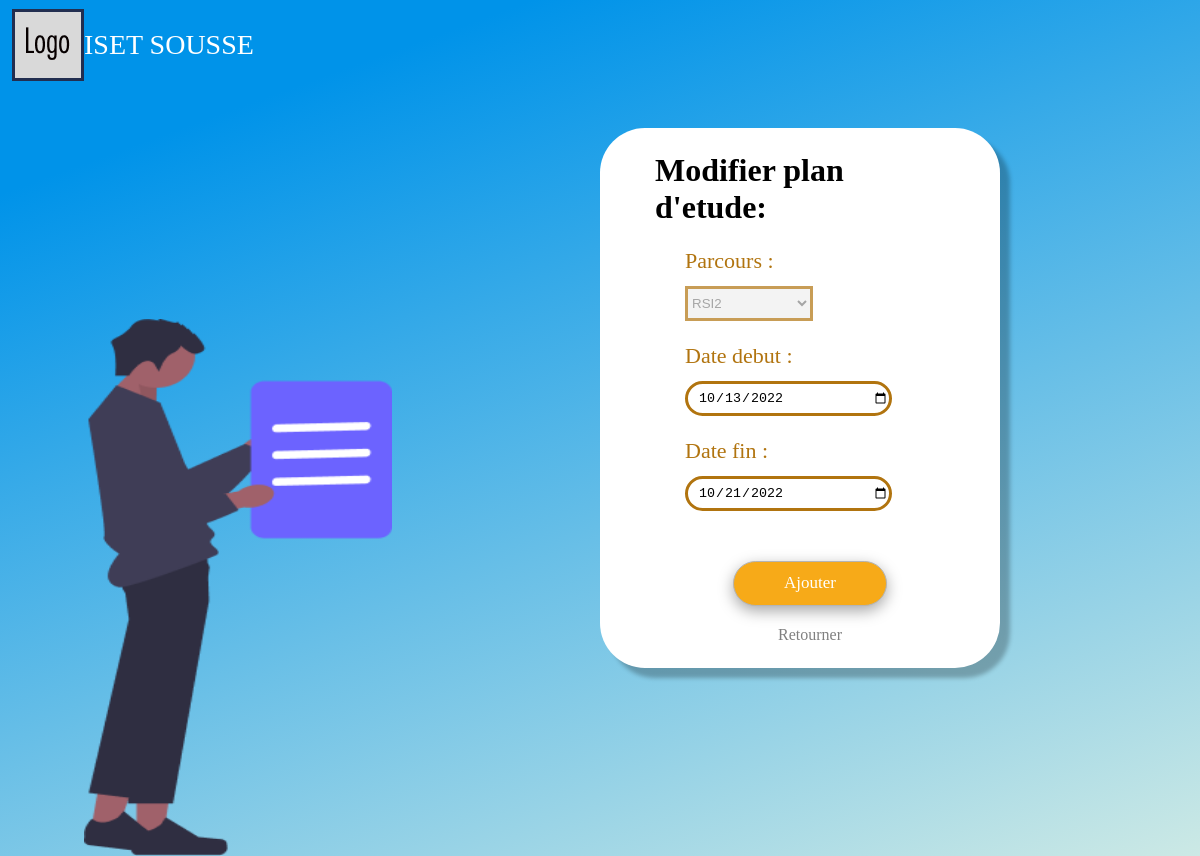
The app's page /Pages/Gestion/PlanEtude/modifier.php?id=2 (signed in) with its own data.
### tables this page shows
CREATE TABLE `planetude` (
  `id` int(11) NOT NULL,
  `parcoursID` int(11) DEFAULT NULL,
  `dateDebut` date NOT NULL DEFAULT current_timestamp(),
  `dateFin` date NOT NULL
);

CREATE TABLE `parcours` (
  `id` int(11) NOT NULL,
  `nom` varchar(20) NOT NULL,
  `filiere` varchar(100) NOT NULL,
  `departmentID` int(11) NOT NULL
);

### Classes/Database/mySQL.php (called while the page is built, shortened)
<?php
    class mySql {
        private $_cnx;
        function __construct() {
            try {
                $this->_cnx = new PDO("mysql:host=".self::_serveur.";dbname=".self::_dbb, self::_login, self::_mdp);
            } catch (PDOException $e) {
                echo '<br/>Echec lors de la connexion: '.$e->getMessage();
            }
        }
        public function request($query, $array, $return = false) {
            $prep = $this->_cnx->prepare($query);
            $result = $prep->execute($array);
            if ($return === false) {
                return true;
            } else if ($return == 0) {
                return $prep->rowCount() > 0;
            } else if ($return == 1) {
                return $prep->rowCount() > 0? $prep->fetch() : array();
            } else if ($return == 2) {
                return $prep->rowCount() > 0? $prep->fetchAll() : array();
            } else if ($return == 3) {
                return $this->_cnx->lastInsertId();
            }
        }
    }
?>

### Classes/Database/PlanEtudeDB.php (called while the page is built, shortened)
<?php
    require_once("MySql.php");
    class PlanEtudeDB extends MySql {
        public function get($id) {
            return $this->request(
                "SELECT pl.id as id, parcoursID, pr.nom as 'parcoursNom', dateDebut, dateFin FROM planetude pl
                JOIN parcours pr ON (pr.id = pl.parcoursID)
                WHERE pl.id = :id",
                array(
                    ":id" => $id
                ),
                1
            );
        }
    }

### Pages/Gestion/PlanEtude/modifier.php (the view, shortened to what this page needs)
     <!DOCTYPE html>
<html lang="en">
<head>
    <link rel="stylesheet" href="/Assets/css/secondary_form.css">
    <link rel="stylesheet" href="/Assets/css/general.css">
</head>
<body>
    <?php
        if (isset($_GET["id"])) {
            require_once(ROOT."/Classes/Database/PlanEtudeDB.php");
            $planEtudeDB = new PlanEtudeDB();
            $old_plan_id = $_GET["id"];
            $old_plan =  $planEtudeDB->get($old_plan_id);
        } else {
            header("location: index.php");
        }
    ?>
    <div>
        <img src="/Assets/imgs/LOGO.png" alt="LOGO" id="logo">
        <h1 id="nom_uni"> <?= NOM_SITE ?> </h1>
    </div>
    <div id="container" style = "top: 15%;">
        <form action="" method="post" id="f_first">
            <div>
                <h1 class = "inscr_form_title"> Modifier plan d'etude: </h1>
                <label for="parcours" class="lab_form"> Parcours :</label>
                <select id="parcours" class="drop_form" name="parcours" disabled>
                    <?php
                        echo "<option>".$old_plan["parcoursNom"]."</option>";
                    ?>
                </select>
                <label for="dateDebut" class="lab_form"> Date debut :</label>
                <input type="date" name="dateDebut" id="lab_in_date"  value = "<?= $old_plan["dateDebut"] ?>" required>
                <label for="dateFin" class="lab_form"> Date fin :</label>
                <input type="date" name="dateFin" id="lab_in_date" value = "<?= $old_plan["dateFin"] ?>" required>
                <br>
                <div class = "form_btns">
                    <input type="submit" value="Ajouter" id="Confirmer" name="confirm_btn" onclick="return confirm('Confirmer?');">
                    <span> <a href = "index.php" class = "go_back"> Retourner </a>
                </div>
            </div>
          </form>
      </div>
      <img src="/Assets/imgs/person_form.png" alt="person" id="form_img">
  </body>
  </html>

### Assets/css/secondary_form.css (style rules this page uses)
body { height: 105vh }
#container { position: absolute; width: 400px; left: 50%; background: #FFFFFF; box-shadow: 10px 10px 4px rgba(0, 0, 0, 0.25); border-radius: 45px; }
#f_first { margin: 24px 20px 24px 85px; width: 250px; }
.lab_form { font-family: 'Futura Hv BT'; font-style: normal; font-weight: 400; font-size: 22px; line-height: 10px; display: flex; align-items: center; text-align: center; margin-top: 20px; color: #B1740F; }
.drop_form { width: 128px; height: 35px; margin-top: 20px; border: 3px solid #B1740F; margin-bottom: 10px; }
#lab_in_date { background: #FFFFFF; border: 3px solid #B1740F; border-radius: 45px; width: 191px; height: 28.69px; margin-top: 20px; padding-left: 10px; margin-bottom: 10px; }
#Confirmer { font-family: 'Futura Hv BT'; font-style: normal; font-weight: 400; font-size: 17px; line-height: 10px; display: flex; align-items: center; color: #FFFFFF; background: #f7aa18; border: 1px solid #b4b4b4; box-shadow: rgba(0, 0, 0, 0.35) 0px 5px 15px; border-radius: 45px; height: 45px; padding: 0 50px; margin: 40px auto 20px; }
#form_img { position: absolute; width: 308px; height: 537.19px; left: 7%; bottom: 0%; }
.inscr_form_title { margin-bottom: 30px; margin-left: -30px; margin-right: -15px; }
.form_btns { display:flex; flex-direction:column; text-align:center; }
.form_btns a { margin: 0 15px; text-decoration: none; }
.go_back { color:grey }

### Assets/css/general.css (style rules this page uses)
body { background-color: #0093E9; background-image: linear-gradient(160deg, #0093E9 15%, #cce9e5 100%); }
#nom_uni { position: absolute; left: 7%; top: 2.5%; font-family: 'Proxima Nova'; font-style: normal; font-weight: 400; font-size: 28px; line-height: 10px; display: flex; align-items: center; text-align: center; color: #FFFFFF; }
#logo { position: absolute; left: 1%; top: 1%; }

### records on screen
planetude: parcours "RSI2", dateDebut "10/13/2022", dateFin "10/21/2022"

### other values on screen
NOM_SITE "ISET SOUSSE"
